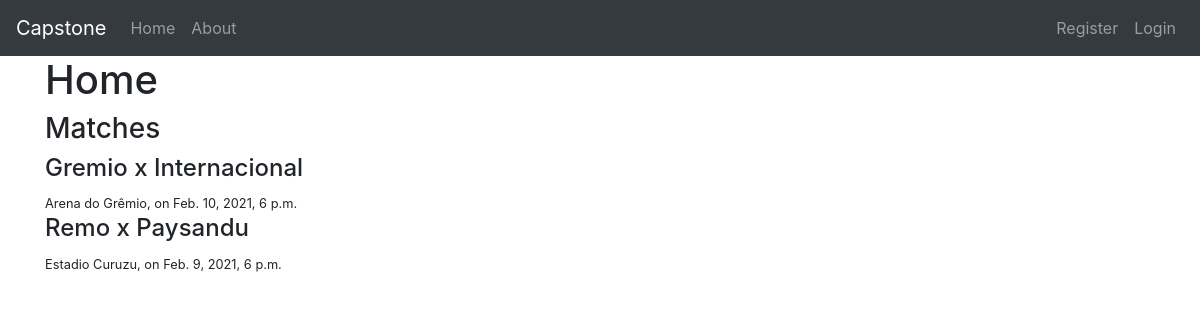
The page / on the database its author committed.
### final_project/models.py (models this page shows, shortened)
class Match(models.Model):
    local = models.CharField(max_length=15)
    visitor = models.CharField(max_length=15)
    place = models.CharField(default='', max_length=20)
    date = models.DateTimeField()

### final_project/views.py (the view)
# urls.py: 2. Add a URL to urlpatterns:  path('', views.home, name='home')
def home(request):
    context = {
        'matches': Match.objects.all()
    }
    return render(request, 'final_project/home.html', context)

### final_project/templates/final_project/home.html (shortened to what this page needs)
{% extends 'final_project/layout.html' %}
    {% block content %}
        <h1>Home</h1>
        <h3>Matches</h3>
            {% for match in matches %}
            <div>
                <h4>{{match.local}} x {{match.visitor}}</h4>
                <small>{{match.place}}, on {{match.date}}</small>
            </div>
            {% endfor %}
    {% endblock %}

### final_project/static/final_project/styles.css (style rules this page uses)
body { background: red; color: blue; }

### rows shown on the page
Match: local "Gremio", visitor "Internacional", place "Arena do Grêmio", date "Feb. 10, 2021, 6 p.m."
Match: local "Remo", visitor "Paysandu", place "Estadio Curuzu", date "Feb. 9, 2021, 6 p.m."
